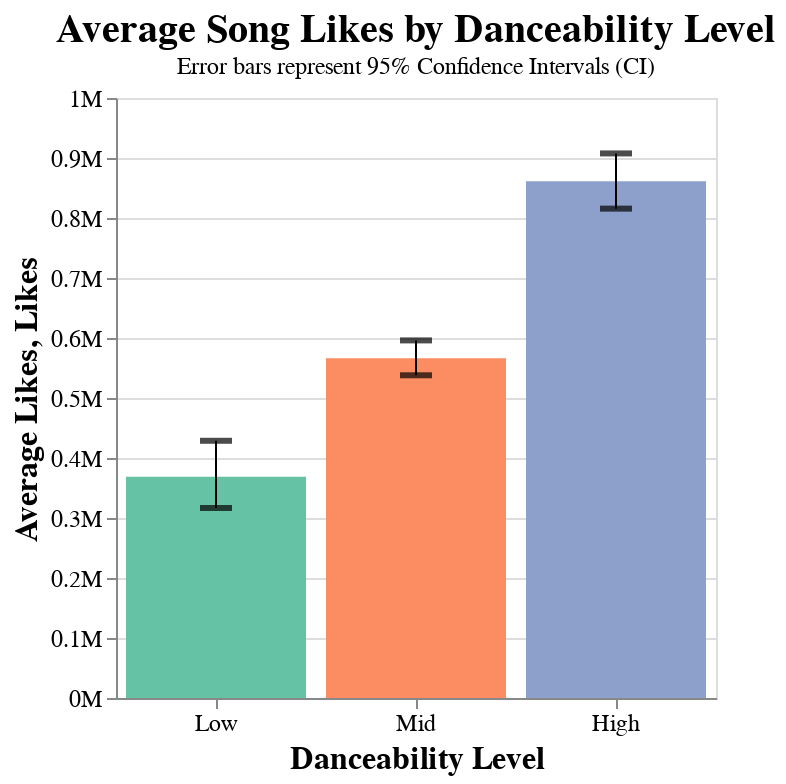

Notebook cell for this chart:
### Code cell
# Create base bar chart
chart = alt.Chart(df).mark_bar().encode(
    alt.X("dance_bin:N", 
          title="Danceability Level",
         sort=["Low", "Mid", "High"]),
    alt.Y("mean(Likes):Q", 
          title="Average Likes", 
          axis=alt.Axis(format="~s")),
    color=alt.Color("dance_bin:N", 
                    legend=None,
                    scale=alt.Scale(scheme="set2", domain=["Low", "Mid", "High"]))
)

# Create error bars
error_bars = alt.Chart(df).mark_errorbar(
    extent='ci', 
    ticks={"thickness":3, "size": 16},
    color="black"
).encode(
    alt.X("dance_bin:N", sort=["Low", "Mid", "High"]),
    alt.Y("Likes:Q")
)
    
final_chart = (chart + error_bars).properties(
    title=alt.TitleParams(
        text="Average Song Likes by Danceability Level",
        subtitle="Error bars represent 95% Confidence Intervals (CI)"),
    width=300,
    height=300
).configure_axis(
    labelFontSize=12,
    titleFontSize=16,
    labelAngle=0
).configure_title(
    fontSize=20
)

final_chart

### Figure 1 — Vega specification as saved in the notebook (floating-point values rounded to 4 significant figures; data arrays with more than 128 entries replaced by an {"elided": "..."} marker saying what was removed)
{"$schema": "https://vega.github.io/schema/vega/v6.json", "data": [{"name": "source_0", "values": {"elided": "20594 records"}}, {"name": "data_0"}, {"name": "data_1", "values": [{"dance_bin": "High", "mean_Likes": 861400.0}, {"dance_bin": "Mid", "mean_Likes": 566300.0}, {"dance_bin": "Low", "mean_Likes": 368800.0}]}, {"name": "data_2", "source": "source_0", "transform": [{"type": "aggregate", "groupby": ["dance_bin"], "fields": ["Likes", "Likes", "Likes"], "ops": ["ci0", "ci1", "mean"], "as": ["lower_Likes", "upper_Likes", "center_Likes"]}, {"type": "formula", "expr": "datum[\"dance_bin\"]===\"Low\" ? 0 : datum[\"dance_bin\"]===\"Mid\" ? 1 : datum[\"dance_bin\"]===\"High\" ? 2 : 3", "as": "x_dance_bin_sort_index"}, {"type": "formula", "expr": "datum[\"dance_bin\"]===\"Low\" ? 0 : datum[\"dance_bin\"]===\"Mid\" ? 1 : datum[\"dance_bin\"]===\"High\" ? 2 : 3", "as": "tooltip_dance_bin_sort_index"}, {"type": "project", "fields": ["center_Likes", "dance_bin", "lower_Likes", "upper_Likes", "x_dance_bin_sort_index"]}]}, {"name": "data_4", "source": "data_2", "transform": [{"type": "filter", "expr": "isValid(datum[\"lower_Likes\"]) && isFinite(+datum[\"lower_Likes\"])"}, {"type": "project", "fields": ["center_Likes", "dance_bin", "lower_Likes", "upper_Likes"]}]}, {"name": "data_5", "source": "data_2", "transform": [{"type": "filter", "expr": "isValid(datum[\"upper_Likes\"]) && isFinite(+datum[\"upper_Likes\"])"}, {"type": "project", "fields": ["center_Likes", "dance_bin", "lower_Likes", "upper_Likes"]}]}, {"name": "data_0_x_domain_dance_bin_0", "values": [{"dance_bin": "High", "sort_field": 2.0}, {"dance_bin": "Mid", "sort_field": 1.0}, {"dance_bin": "Low", "sort_field": 0.0}]}, {"name": "data_2_x_domain_dance_bin_1", "source": "data_2", "transform": [{"type": "aggregate", "groupby": ["dance_bin"], "fields": ["x_dance_bin_sort_index"], "ops": ["min"], "as": ["sort_field"]}, {"type": "project", "fields": ["dance_bin", "sort_field"]}]}], "marks": [{"type": "rect", "name": "layer_0_marks", "from": {"data": "data_1"}, "encode": {"update": {"fill": {"field": "dance_bin", "scale": "color"}, "y": {"field": "mean_Likes", "scale": "y"}, "y2": {"value": 0, "scale": "y"}, "x": {"field": "dance_bin", "scale": "x"}, "width": {"signal": "max(0.25, bandwidth('x'))"}}}, "style": ["bar"]}, {"type": "rect", "name": "layer_1_layer_0_marks", "from": {"data": "data_4"}, "encode": {"update": {"xc": {"field": "dance_bin", "scale": "x", "band": 0.5}, "width": {"value": 16}, "height": {"value": 3}, "fill": {"value": "black"}, "yc": {"field": "lower_Likes", "scale": "y"}, "opacity": {"value": 0.7}, "tooltip": {"signal": "{\"Ci1 of Likes\": format(datum[\"upper_Likes\"], \"\"), \"Ci0 of Likes\": format(datum[\"lower_Likes\"], \"\"), \"Mean of Likes\": format(datum[\"center_Likes\"], \"\"), \"dance_bin\": isValid(datum[\"dance_bin\"]) ? datum[\"dance_bin\"] : \"\"+datum[\"dance_bin\"]}"}}}, "aria": false, "style": ["tick", "errorbar-ticks"]}, {"type": "rect", "name": "layer_1_layer_1_marks", "from": {"data": "data_5"}, "encode": {"update": {"height": {"value": 3}, "opacity": {"value": 0.7}, "fill": {"value": "black"}, "xc": {"field": "dance_bin", "scale": "x", "band": 0.5}, "tooltip": {"signal": "{\"Ci1 of Likes\": format(datum[\"upper_Likes\"], \"\"), \"Ci0 of Likes\": format(datum[\"lower_Likes\"], \"\"), \"Mean of Likes\": format(datum[\"center_Likes\"], \"\"), \"dance_bin\": isValid(datum[\"dance_bin\"]) ? datum[\"dance_bin\"] : \"\"+datum[\"dance_bin\"]}"}, "width": {"value": 16}, "yc": {"field": "upper_Likes", "scale": "y"}}}, "style": ["tick", "errorbar-ticks"], "aria": false}, {"type": "rule", "name": "layer_1_layer_2_marks", "from": {"data": "data_4"}, "encode": {"update": {"tooltip": {"signal": "{\"Ci1 of Likes\": format(datum[\"upper_Likes\"], \"\"), \"Ci0 of Likes\": format(datum[\"lower_Likes\"], \"\"), \"Mean of Likes\": format(datum[\"center_Likes\"], \"\"), \"dance_bin\": isValid(datum[\"dance_bin\"]) ? datum[\"dance_bin\"] : \"\"+datum[\"dance_bin\"]}"}, "stroke": {"value": "black"}, "x": {"field": "dance_bin", "scale": "x", "band": 0.5}, "y": {"field": "lower_Likes", "scale": "y"}, "y2": {"field": "upper_Likes", "scale": "y"}}}, "style": ["rule", "errorbar-rule"]}], "scales": [{"name": "x", "type": "band", "domain": {"fields": [{"data": "data_0_x_domain_dance_bin_0", "field": "dance_bin"}, {"data": "data_2_x_domain_dance_bin_1", "field": "dance_bin"}], "sort": {"op": "max", "field": "sort_field"}}, "range": [0, {"signal": "width"}], "paddingInner": 0.1, "paddingOuter": 0.05}, {"name": "y", "type": "linear", "domain": {"fields": [{"data": "data_1", "field": "mean_Likes"}, {"data": "data_4", "field": "lower_Likes"}, {"data": "data_5", "field": "upper_Likes"}, {"data": "data_4", "field": "upper_Likes"}]}, "range": [{"signal": "height"}, 0], "zero": true, "nice": true}, {"name": "color", "type": "ordinal", "domain": ["Low", "Mid", "High"], "range": {"scheme": "set2"}}], "axes": [{"scale": "y", "orient": "left", "minExtent": 0, "ticks": false, "aria": false, "tickCount": {"signal": "ceil(height/40)"}, "grid": true, "gridScale": "x", "maxExtent": 0, "domain": false, "labels": false, "zindex": 0}, {"scale": "x", "labelBaseline": "top", "title": "Danceability Level", "orient": "bottom", "zindex": 0, "grid": false}, {"scale": "y", "labelAlign": "right", "tickCount": {"signal": "ceil(height/40)"}, "format": "~s", "labelOverlap": true, "grid": false, "zindex": 0, "title": "Average Likes, Likes", "orient": "left"}], "title": {"text": "Average Song Likes by Danceability Level", "frame": "group", "subtitle": "Error bars represent 95% Confidence Intervals (CI)"}, "style": "cell", "padding": 5, "config": {"axis": {"labelAngle": 0, "labelFontSize": 12, "titleFontSize": 16}, "style": {"group-title": {"fontSize": 20}}}, "width": 300, "background": "white", "height": 300}
